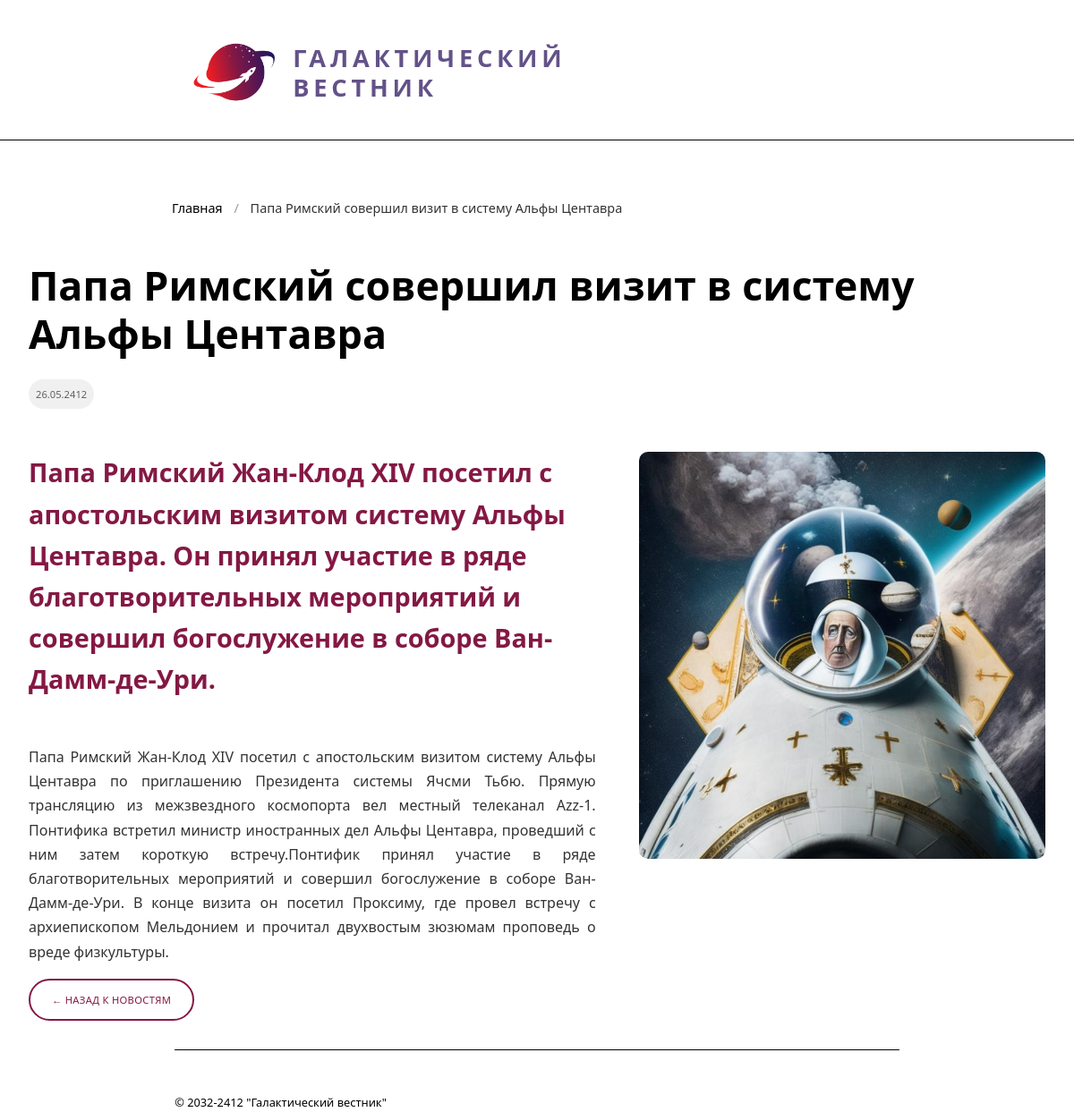
/show.php?id=1, run on the app's committed database.
### tables this page shows
CREATE TABLE `news` (
  `id` int(11) unsigned NOT NULL AUTO_INCREMENT,
  `date` datetime NULL DEFAULT NULL,
  `title` varchar(250) NOT NULL DEFAULT '',
  `announce` text NULL DEFAULT NULL,
  `content` text NULL DEFAULT NULL,
  `image` varchar(250) NOT NULL DEFAULT '',
  PRIMARY KEY (`id`),
  KEY `id` (`id`),

  KEY `idx_news_date` (`date`));

### controllers/NewsController.php (called while the page is built, shortened)
<?php
require_once '../models/News.php';
class NewsController {
    private $newsModel;
    public function __construct() {
        $this->newsModel = new News();
    }
    public function show() {
        $id = isset($_GET['id']) ? (int)$_GET['id'] : 0;
        $news = $this->newsModel->getNewsById($id);
        include '../views/news_detail.php';
    }
}

### public/show.php (called while the page is built)
<?php
require_once '../controllers/NewsController.php';
$controller = new NewsController();
$controller->show();

### models/Database.php (called while the page is built, shortened)
<?php
class Database {
    private $host = 'localhost';
    private $dbname = 'galactic_news';
    private $username = 'root';
    private $password = '';
    private $connection;
    private static $instance = null;
    private function __construct() {
        try {
            $dsn = "mysql:host={$this->host};dbname={$this->dbname};charset=utf8mb4";
            $this->connection = new PDO($dsn, $this->username, $this->password);
            $this->connection->setAttribute(PDO::ATTR_ERRMODE, PDO::ERRMODE_EXCEPTION);
            $this->connection->setAttribute(PDO::ATTR_DEFAULT_FETCH_MODE, PDO::FETCH_ASSOC);
        } catch (PDOException $e) {
            die("Ошибка подключения к базе данных: " . $e->getMessage());
        }
    }
    public static function getInstance() {
        if (self::$instance === null) {
            self::$instance = new Database();
        }
        return self::$instance;
    }
    public function query($sql, $params = []) {
        $stmt = $this->connection->prepare($sql);
        $stmt->execute($params);
        return $stmt;
    }
    public function fetchOne($sql, $params = []) {
        $stmt = $this->query($sql, $params);
        return $stmt->fetch();
    }
}

### models/News.php (called while the page is built, shortened)
<?php
require_once 'Database.php';
class News {
    private $db;
    public function __construct() {
        $this->db = Database::getInstance();
    }
    public function getNewsById($id) {
        $sql = "SELECT id, date, title, announce, content, image
                FROM news
                WHERE id = :id";
        return $this->db->fetchOne($sql, ['id' => $id]);
    }
}

### views/news_detail.php (the view, shortened to what this page needs)
<!DOCTYPE html>
<html lang="ru">
<head>
    <link rel="stylesheet" href="../public/css/style.css">
</head>
<body>
<header class="header">
        <div class="header-container">
            <div class="logo">
                <img src="images/logotip.png" alt="Логотип" class="logo-image">
                <span class="logo-text">ГАЛАКТИЧЕСКИЙ <br> ВЕСТНИК</span>
            </div>
        </div>
    </header>
    <div class="breadcrumb-container">
        <div class="breadcrumb">
            <a href="index.php" class="breadcrumb-link">Главная</a>
            <span class="breadcrumb-separator">/</span>
            <span class="breadcrumb-current"><?php echo htmlspecialchars($news['title']); ?></span>
        </div>
    </div>
    <div class="article-content">
        <article>
            <div class="article-header">
                <h1 class="article-title"><?php echo htmlspecialchars($news['title']); ?></h1>
                <div class="article-meta">
                    <?php echo date('d.m.Y', strtotime($news['date'])); ?>
                </div>
            </div>
            <div class="article-main">
                <div class="article-text-section">
                    <div class="article-announce">
                        <?php echo htmlspecialchars($news['announce']); ?>
                    </div>
                    <div class="article-text">
                        <?php echo htmlspecialchars($news['content']); ?>
                    </div>
                </div>
                <?php if ($news['image']): ?>
                <div class="article-image-section">
                    <img src="../public/images/<?php echo htmlspecialchars($news['image']); ?>"
                         alt="<?php echo htmlspecialchars($news['title']); ?>"
                         class="article-image">
                </div>
                <?php endif; ?>
            </div>
            <a href="index.php" class="back-link">← НАЗАД К НОВОСТЯМ</a>
        </article>
    </div>
    <footer class="footer">
        <div class="footer-container">
            <p>© 2032-2412 "Галактический вестник"</p>
        </div>
    </footer>
</body>
</html>

### public/css/style.css (style rules this page uses)
* { margin:0; padding:0; box-sizing:border-box; }
body { font-family:'Segoe UI', 'Segoe UI', Tahoma, Geneva, Verdana, sans-serif; line-height:1.6; color:black; background-color:white; }
.header { background-color:white; padding: 1rem; color:black; }
.footer { color:black; text-align:left; margin-right:12.2rem; padding-top:3rem; margin-top:2rem; margin-left:12.2rem; border-top:1px solid black; font-size:0.8rem; }

### views/news_detail.php (style rules this page uses)
.article-content { max-width: 1200px; margin: 2rem auto; padding: 0 2rem; }
.article-header { margin-bottom: 2rem; }
.article-title { font-size: 2.8rem; color:rgb(0,0,0) ; margin-bottom: 0.5rem; line-height: 1.2; font-weight: 700; }
.article-meta { background-color:rgb(240, 240, 240); color:RGBA(0,0,0,0.6); font-size:0.7rem; margin-bottom:1rem; margin-top:1rem; border-radius:30px; padding:0.5rem 0.5rem; background-size:contain; display:inline-block; }
.article-main { display: flex; gap: 3rem; align-items: flex-start; }
.article-text-section { flex: 1; max-width: 60%; }
.article-announce { font-size: 1.8rem; font-weight: bold; color: #333; margin-bottom: 1.5rem; line-height: 1.6; color: rgb(132,24,68); }
.article-text { font-size: 1rem; color: #333; line-height: 1.7; text-align: justify; white-space: pre-line; }
.article-image-section { flex: 0 0 40%; max-width: 40%; }
.article-image { width: 100%; height: auto; border-radius: 10px; display: block; }
.back-link { display: inline-flex; align-items: center; gap: 0.5rem; color: rgb(132,24,68); background-color: white; border: 2px solid rgb(132,24,68); border-radius: 30px; text-decoration: none; padding: 0.8rem 1.5rem; margin-top: 1rem; font-size: 0.7rem; font-weight: 500; letter-spacing: 0.02rem; }
.header { border-bottom: 1px solid black; }
.logo { display: flex; align-items: center; gap: 1rem; margin-left: 12.2rem; padding-bottom: 0.5rem; margin-top: 1rem; }
.logo-image { width: 100px; height: 100px; object-fit: contain; }
.logo-text { font-size: 1.7rem; font-weight: bold; color: rgb(99,82,136); letter-spacing: 0.3rem; line-height: 1.2; }
.breadcrumb-container { max-width: 1200px; margin-left: 10rem; margin-top: 3rem; padding: 1rem 2rem; }
.breadcrumb { display: flex; align-items: center; gap: 0.5rem; font-size: 0.9rem; color: #666; }
.breadcrumb-link { color: rgb(0,0,0); text-decoration: none; font-weight: 500; }
.breadcrumb-separator { color: #999; margin: 0 0.3rem; }
.breadcrumb-current { color: #333; font-weight: 500; max-width: 600px; overflow: hidden; text-overflow: ellipsis; white-space: nowrap; }

### data on the page
news: title "Папа Римский совершил визит в систему Альфы Центавра", date "26.05.2412", announce "Папа Римский Жан-Клод XIV посетил с апостольским визитом систему Альфы Центавра. Он принял участие в ряде благотворительных мероприятий и совершил богослужение в соборе Ван-Дамм-де-Ури.", content "Папа Римский Жан-Клод XIV посетил с апостольским визитом систему Альфы Центавра по приглашению Президента системы Ячсми Тьбю. Прямую трансляцию из межзвездного космопорта вел местный телеканал Azz-1. Понтифика встретил министр иностранных дел Альфы Центавра, проведший с ним затем короткую встречу.Понтифик принял участие в ряде благотворительных мероприятий и совершил богослужение в соборе Ван-Дамм-де-Ури. В конце визита он посетил Проксиму, где провел встречу с архиепископом Мельдонием и прочитал двухвостым зюзюмам проповедь о вреде физкультуры.", image (picture)
